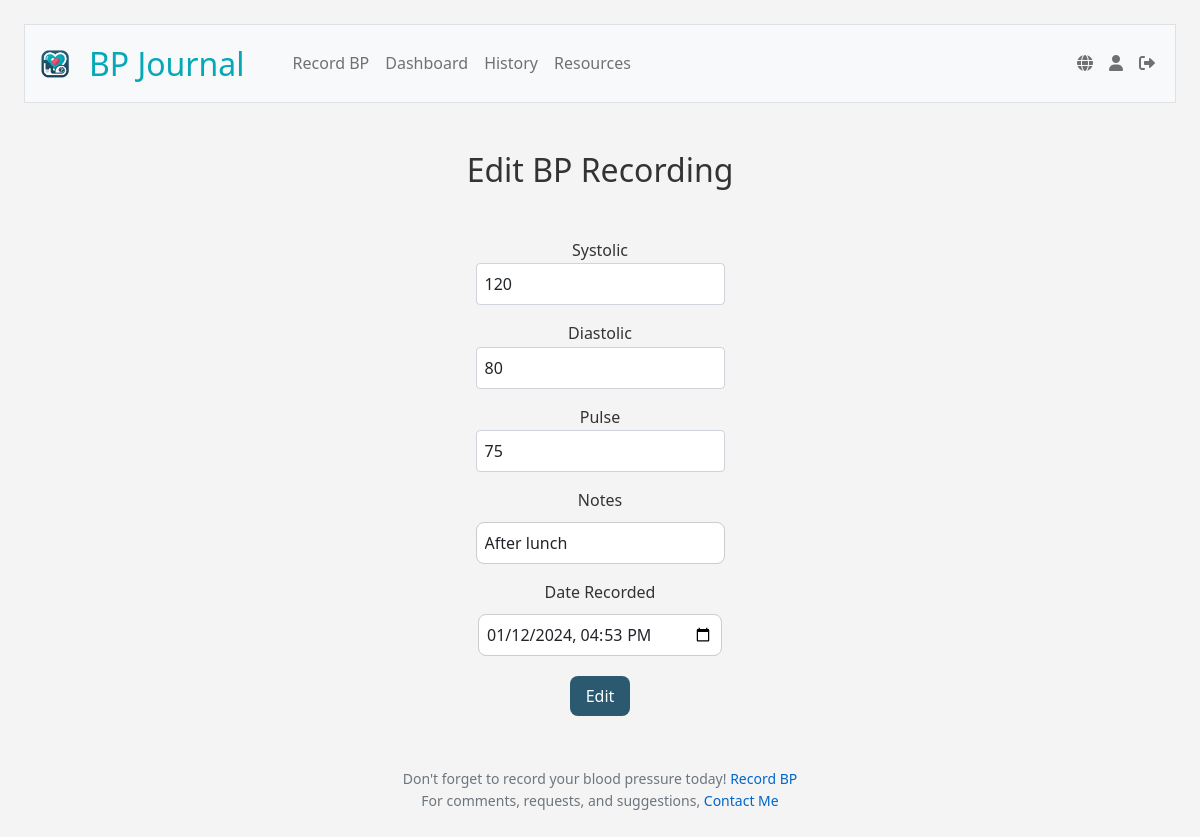
Screenshot of /edit/1 (signed in) with the database file from the repository.
### tables this page shows
CREATE TABLE blood_pressure_readings (
id INTEGER PRIMARY KEY AUTOINCREMENT NOT NULL,
user_id INTEGER NOT NULL,
systolic INTEGER NOT NULL,
diastolic INTEGER NOT NULL,
pulse INTEGER,
reading_date DATETIME DEFAULT CURRENT_TIMESTAMP,
notes TEXT,
FOREIGN KEY (user_id) REFERENCES users (id));

### app.py (the view)
@app.route("/edit/<int:id>", methods=["GET", "POST"])
@login_required
def edit(id):
    record = db.execute("SELECT * FROM blood_pressure_readings WHERE id = ?", id)[0]
    data=g.language_data['edit']
    user_id = session["user_id"]
    user_timezone = db.execute("SELECT timezone FROM users WHERE id = ?", user_id)[0]['timezone']
    user_tz = pytz.timezone(user_timezone)
    if request.method == "POST":
        try:
            systolic = request.form['systolic']
            diastolic = request.form['diastolic']
            pulse = request.form['pulse']
            timestamp = request.form['timestamp']
            notes = request.form['notes']
            local_time = datetime.strptime(timestamp, '%Y-%m-%dT%H:%M')
            utc_time = user_tz.localize(local_time).astimezone(pytz.utc)
            utc_timestamp = utc_time.strftime('%Y-%m-%d %H:%M:%S')
            db.execute("""
                    UPDATE blood_pressure_readings
                    SET systolic = ?,
                    diastolic = ?,
                    pulse = ?,
                    reading_date = ?,
                    notes = ?
                    WHERE id = ?
            """, systolic, diastolic, pulse, utc_timestamp, notes, id)
            flash(data['editSuccess'], 'success')
            return redirect("/history")
        except Exception as e:
            flash(f"{data['editFail']} {e}", 'danger')
            return redirect(url_for('edit', id=id))
    else:
        utc_time = record["reading_date"]
        local_time = pytz.utc.localize(datetime.strptime(utc_time, '%Y-%m-%d %H:%M:%S')).astimezone(user_tz)
        record["reading_date"] = local_time.strftime('%Y-%m-%dT%H:%M')
    return render_template("edit.html", record=record, data=data)

### app.py (called while the page is built)
@app.before_request
def load_language_data():
    if 'language' not in session:
        session['language'] = 'en'
    user_lang = session['language']
    with open(f'languages/{user_lang}.json', 'r') as file:
        g.language_data = json.load(file)
    g.language_data['current_lang'] = user_lang

@app.after_request
def after_request(response):
    response.headers["Cache-Control"] = "no-cache, no-store, must-revalidate"
    response.headers["Expires"] = 0
    response.headers["Pragma"] = "no-cache"
    return response

@app.context_processor
def inject_layout_data():
    return dict(layout_data=g.language_data['layout'])

@app.context_processor
def inject_user_details():
    if 'user_id' in session:
        user_id = session['user_id']
        user_info = db.execute("SELECT username FROM users WHERE id = ?", user_id)
        if user_info:
            username = user_info[0]['username']
        else:
            username = None
    else:
        username = None
    return {'username': username}

### helpers.py (called while the page is built)
def login_required(f):
    @wraps(f)
    def decorated_function(*args, **kwargs):
        if session.get("user_id") is None:
            return redirect("/login")
        return f(*args, **kwargs)
    return decorated_function

### templates/edit.html (shortened to what this page needs)
{% extends "layout.html" %}
{% block main %}
<div class="container">
    <h2>{{ data.heading }}</h2>
    <form action="{{ url_for('edit', id=record.id)}}" method="POST">
        <div class="mb-3">
            <label for="systolic">{{ data.systolic }}</label>
            <input type="number" name="systolic" id="systolic" class="form-control mx-auto w-auto" value="{{ record.systolic }}" required>
        </div>
        <div class="mb-3">
            <label for="diastolic">{{ data.diastolic }}</label>
            <input type="number" name="diastolic" id="diastolic" class="form-control mx-auto w-auto" value="{{ record.diastolic }}" required>
        </div>
        <div class="mb-3">
            <label for="pulse">{{ data.pulse }}</label>
            <input type="number" name="pulse" id="pulse" class="form-control mx-auto w-auto" value="{{ record.pulse }}" required>
        </div>
        <div class="mb-3">
            <label for="notes">{{ data.notes }}</label>
            <input type="text" name="notes" id="notes" class="form-control mx-auto w-auto" value="{{ record.notes }}" required>
        </div>
        <div class="mb-3">
            <label for="timestamp">{{ data.dateRecorded }}</label>
            <input type="datetime-local" name="timestamp" id="timestamp" class="form-control mx-auto w-auto" value="{{ record.reading_date }}" required>
        </div>
        <button type="submit" class="btn btn-success submit-button">{{ data.editRecording }}</button>
    </form>
</div>
{% endblock %}

### static/styles.css (style rules this page uses)
body { background-color: #f4f4f4; color: #333; font-family: 'Segoe UI', Arial, sans-serif; line-height: 1.6; margin: 0; padding: 1.5em; }
h2, h3, h4, h5 { margin-bottom: 1.5em; text-align: center; }
h2 { font-size: 2em; }
.form-control { padding: 0.5em; }
input[type="text"], input[type="password"], input[type="datetime-local"], select { border: 1px solid #ccc; border-radius: 0.5em; font-size: 1em; margin-top: 0.5em; width: 100%; padding: 0.5em; display: block; }
.submit-button { background-color: #2B5970; border: none; border-radius: 0.5em; color: white; display: inline-block; margin: 4px 2px; padding: 0.5em 1em; text-align: center; text-decoration: none; transition-duration: 0.4s; }

### rows the page displays
blood_pressure_readings: systolic "120", diastolic "80", pulse "75", notes "After lunch", timestamp "01/12/2024 16:53"

### other values shown
{{ layout_data.navbarBrand }} "BP Journal"
{{ layout_data.recordReading }} "Record BP"
{{ layout_data.dashboard }} "Dashboard"
{{ layout_data.history }} "History"
{{ layout_data.resources }} "Resources"
{{ data.heading }} "Edit BP Recording"
{{ data.systolic }} "Systolic"
{{ data.diastolic }} "Diastolic"
{{ data.pulse }} "Pulse"
{{ data.notes }} "Notes"
{{ data.dateRecorded }} "Date Recorded"
{{ data.editRecording }} "Edit"
{{ layout_data.footerTextA }} "Don't forget to record your blood pressure today!"
{{ layout_data.footerTextB }} "Record BP"
{{ layout_data.footerTextC }} "For comments, requests, and suggestions,"
